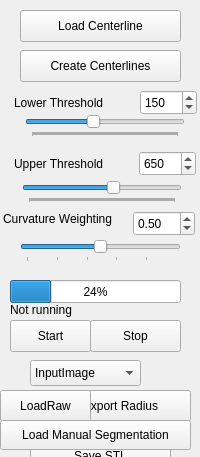
      <widget class="QWidget" name="VesselAnalysisPage">
       <property name="geometry">
        <rect>
         <x>0</x>
         <y>0</y>
         <width>200</width>
         <height>457</height>
        </rect>
       </property>
       <attribute name="label">
        <string>Vessel Analysis</string>
       </attribute>
       <widget class="QPushButton" name="startVesselAnalysisButton">
        <property name="geometry">
         <rect>
          <x>10</x>
          <y>320</y>
          <width>81</width>
          <height>32</height>
         </rect>
        </property>
        <property name="text">
         <string>Start</string>
        </property>
       </widget>
       <widget class="QPushButton" name="loadVesselCenterlineButton">
        <property name="geometry">
         <rect>
          <x>20</x>
          <y>10</y>
          <width>161</width>
          <height>32</height>
         </rect>
        </property>
        <property name="text">
         <string>Load Centerline</string>
        </property>
       </widget>
       <widget class="QPushButton" name="stopVesselAnalysisButton">
        <property name="geometry">
         <rect>
          <x>90</x>
          <y>320</y>
          <width>91</width>
          <height>32</height>
         </rect>
        </property>
        <property name="text">
         <string>Stop</string>
        </property>
       </widget>
       <widget class="QLabel" name="label_16">
        <property name="geometry">
         <rect>
          <x>3</x>
          <y>211</y>
          <width>141</width>
          <height>16</height>
         </rect>
        </property>
        <property name="text">
         <string>Curvature Weighting</string>
        </property>
       </widget>
       <widget class="QSlider" name="smoothFactorSlider_2">
        <property name="geometry">
         <rect>
          <x>20</x>
          <y>240</y>
          <width>161</width>
          <height>22</height>
         </rect>
        </property>
        <property name="minimum">
         <number>1</number>
        </property>
        <property name="maximum">
         <number>99</number>
        </property>
        <property name="value">
         <number>50</number>
        </property>
        <property name="orientation">
         <enum>Qt::Horizontal</enum>
        </property>
        <property name="tickPosition">
         <enum>QSlider::TicksBelow</enum>
        </property>
        <property name="tickInterval">
         <number>20</number>
        </property>
       </widget>
       <widget class="QDoubleSpinBox" name="smoothFactorSpin_2">
        <property name="geometry">
         <rect>
          <x>133</x>
          <y>211</y>
          <width>62</width>
          <height>25</height>
         </rect>
        </property>
        <property name="minimum">
         <double>0.010000000000000</double>
        </property>
        <property name="maximum">
         <double>0.990000000000000</double>
        </property>
        <property name="singleStep">
         <double>0.010000000000000</double>
        </property>
        <property name="value">
         <double>0.500000000000000</double>
        </property>
       </widget>
       <widget class="QPushButton" name="exportVesselAnalysisButton">
        <property name="geometry">
         <rect>
          <x>50</x>
          <y>390</y>
          <width>141</width>
          <height>32</height>
         </rect>
        </property>
        <property name="text">
         <string>Export Radius</string>
        </property>
       </widget>
       <widget class="QPushButton" name="loadRawButton">
        <property name="geometry">
         <rect>
          <x>0</x>
          <y>390</y>
          <width>91</width>
          <height>32</height>
         </rect>
        </property>
        <property name="text">
         <string>LoadRaw</string>
        </property>
       </widget>
       <widget class="QPushButton" name="exportVTKButton">
        <property name="geometry">
         <rect>
          <x>30</x>
          <y>440</y>
          <width>141</width>
          <height>32</height>
         </rect>
        </property>
        <property name="text">
         <string>Save STL</string>
        </property>
       </widget>
       <widget class="QSpinBox" name="upperThresholdSpin_4">
        <property name="geometry">
         <rect>
          <x>139</x>
          <y>151</y>
          <width>57</width>
          <height>25</height>
         </rect>
        </property>
        <property name="minimum">
         <number>-1200</number>
        </property>
        <property name="maximum">
         <number>2000</number>
        </property>
        <property name="value">
         <number>650</number>
        </property>
       </widget>
       <widget class="QLabel" name="label_17">
        <property name="geometry">
         <rect>
          <x>14</x>
          <y>95</y>
          <width>111</width>
          <height>16</height>
         </rect>
        </property>
        <property name="text">
         <string>Lower Threshold</string>
        </property>
       </widget>
       <widget class="QLabel" name="label_22">
        <property name="geometry">
         <rect>
          <x>14</x>
          <y>156</y>
          <width>111</width>
          <height>16</height>
         </rect>
        </property>
        <property name="text">
         <string>Upper Threshold</string>
        </property>
       </widget>
       <widget class="QSlider" name="lowerThresholdSlider_4">
        <property name="geometry">
         <rect>
          <x>25</x>
          <y>115</y>
          <width>160</width>
          <height>22</height>
         </rect>
        </property>
        <property name="minimum">
         <number>-1200</number>
        </property>
        <property name="maximum">
         <number>2000</number>
        </property>
        <property name="value">
         <number>150</number>
        </property>
        <property name="orientation">
         <enum>Qt::Horizontal</enum>
        </property>
        <property name="tickPosition">
         <enum>QSlider::TicksBelow</enum>
        </property>
        <property name="tickInterval">
         <number>20</number>
        </property>
       </widget>
       <widget class="QSlider" name="upperThresholdSlider_4">
        <property name="geometry">
         <rect>
          <x>22</x>
          <y>181</y>
          <width>160</width>
          <height>22</height>
         </rect>
        </property>
        <property name="minimum">
         <number>-1200</number>
        </property>
        <property name="maximum">
         <number>2000</number>
        </property>
        <property name="value">
         <number>650</number>
        </property>
        <property name="orientation">
         <enum>Qt::Horizontal</enum>
        </property>
        <property name="tickPosition">
         <enum>QSlider::TicksBelow</enum>
        </property>
        <property name="tickInterval">
         <number>20</number>
        </property>
       </widget>
       <widget class="QSpinBox" name="lowerThresholdSpin_4">
        <property name="geometry">
         <rect>
          <x>140</x>
          <y>90</y>
          <width>57</width>
          <height>25</height>
         </rect>
        </property>
        <property name="minimum">
         <number>-1200</number>
        </property>
        <property name="maximum">
         <number>2000</number>
        </property>
        <property name="value">
         <number>150</number>
        </property>
       </widget>
       <widget class="QProgressBar" name="vesselProgressBar">
        <property name="geometry">
         <rect>
          <x>10</x>
          <y>280</y>
          <width>171</width>
          <height>23</height>
         </rect>
        </property>
        <property name="value">
         <number>24</number>
        </property>
       </widget>
       <widget class="QLabel" name="vesselStatusLabel">
        <property name="geometry">
         <rect>
          <x>10</x>
          <y>300</y>
          <width>171</width>
          <height>20</height>
         </rect>
        </property>
        <property name="text">
         <string>Not running</string>
        </property>
       </widget>
       <widget class="QPushButton" name="exportCrossSectionButton">
        <property name="geometry">
         <rect>
          <x>0</x>
          <y>460</y>
          <width>191</width>
          <height>32</height>
         </rect>
        </property>
        <property name="text">
         <string>Save Manual Segmentation</string>
        </property>
       </widget>
       <widget class="QPushButton" name="loadCrossSectionButton">
        <property name="geometry">
         <rect>
          <x>0</x>
          <y>420</y>
          <width>191</width>
          <height>30</height>
         </rect>
        </property>
        <property name="text">
         <string>Load Manual Segmentation</string>
        </property>
        <property name="autoExclusive">
         <bool>true</bool>
        </property>
       </widget>
       <widget class="QPushButton" name="initializeVesselCenterlineButton">
        <property name="geometry">
         <rect>
          <x>20</x>
          <y>50</y>
          <width>161</width>
          <height>32</height>
         </rect>
        </property>
        <property name="text">
         <string>Create Centerlines</string>
        </property>
       </widget>
       <widget class="QComboBox" name="viewImageSourceVesselAnalyssisComboBox">
        <property name="geometry">
         <rect>
          <x>30</x>
          <y>360</y>
          <width>111</width>
          <height>26</height>
         </rect>
        </property>
        <item>
         <property name="text">
          <string>InputImage</string>
         </property>
        </item>
        <item>
         <property name="text">
          <string>Distancemap</string>
         </property>
        </item>
        <item>
         <property name="text">
          <string>ThresholdMap</string>
         </property>
        </item>
        <item>
         <property name="text">
          <string>CombinedMap</string>
         </property>
        </item>
       </widget>
      </widget>
